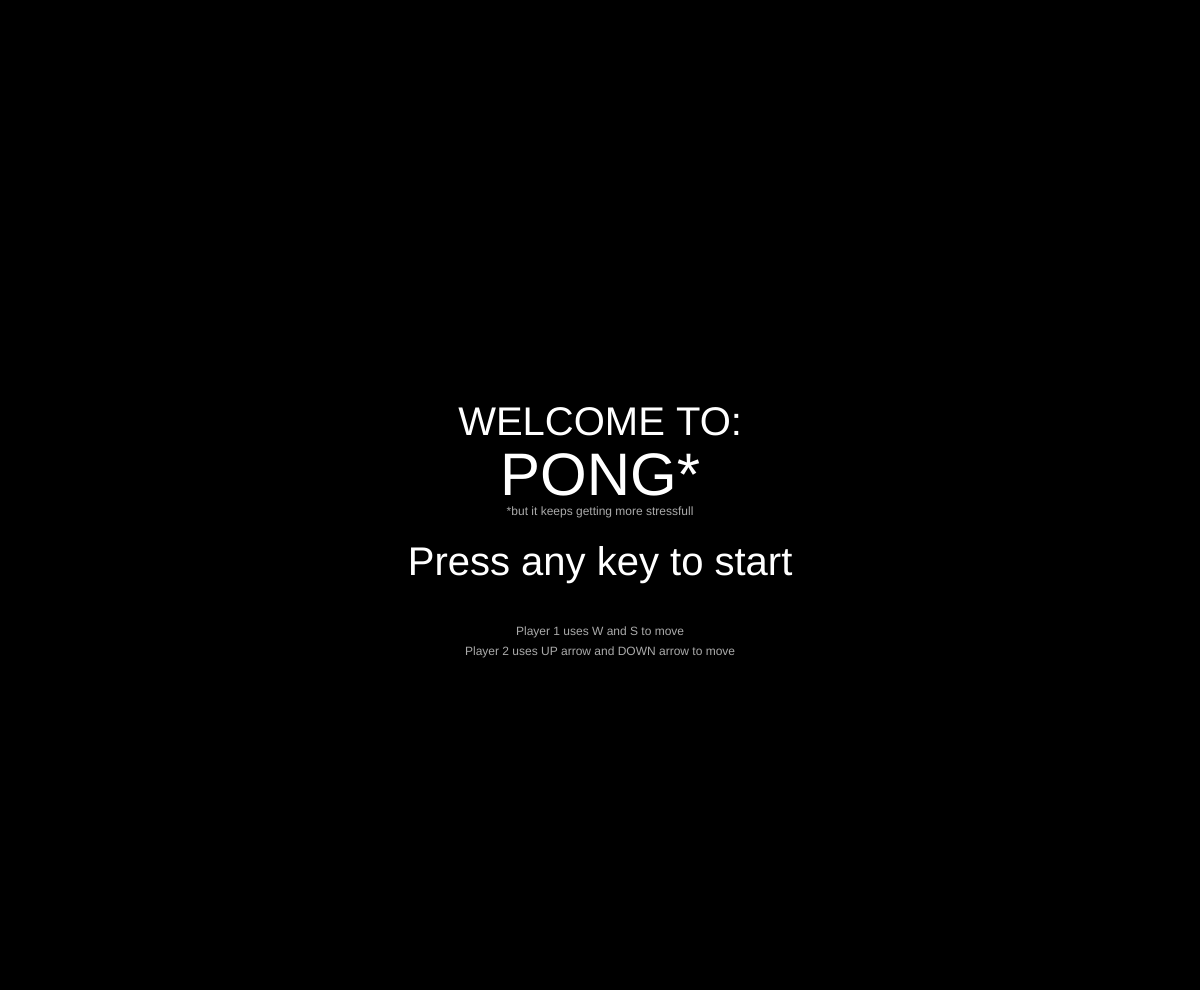
Frame 1 (no input)
Frame 60 (no input): identical to frame 1, image omitted
Frame 120 (the mouse pressed at the canvas centre since frame 60): identical to frame 1, image omitted

The p5.js sketch that drew this single still picture (run headless with seeded random() and noise() and a simulated clock; from frame 60 on, the mouse is pressed at the canvas centre):

// p5.js sketch
// ── sketch.js
var players = [];
var balls = [];
var score_1 = 0;
var score_2 = 0;
var frame;

var start;

function setup() {
  createCanvas(windowWidth,windowHeight - 10);
  textAlign(CENTER);
  rectMode(CENTER);
  players.push(new Player(87,83,20,height/2));
  players.push(new Player(UP_ARROW,DOWN_ARROW,width - 20,height/2));
  balls.push(new Ball(width/2,random(0,height),random(-HALF_PI,HALF_PI)/2));
}

function draw() {
  if(start == true && focused){
    background(0)
    for(var i = 0; i < players.length; i++){
      if(keyIsDown(players[i].key_up)){
        players[i].move_up();
      }
      else if (keyIsDown(players[i].key_down)) {
        players[i].move_down();
      }
      players[i].draw();
    }
    for (var i = 0; i < balls.length; i++) {
      if (balls[i].y < 0 || balls[i].y > height) {
        balls[i].invert()
      }
      for (var u = 0; u < players.length; u++) {
        if ((players[u].x - players[u].w/2) <= balls[i].x && balls[i].x <= (players[u].x + players[u].w/2) && balls[i].y <= players[u].y + players[u].h/2 && balls[i].y >= players[u].y - players[u].h/2) {
          console.log("BOING");
          balls[i].hit(players[u].y,players[u].h);
          console.log("Speed",balls[i].speed);
        }
      }
      balls[i].draw();
      if(balls[i].x < 0){
        score_1 += 1;
        addBall();
        balls.splice(i,1);
        balls.push(new Ball(width/2,random(0,height),random(-HALF_PI,HALF_PI)*7/10));
      }
      if(balls[i].x > width){
        score_2 += 1;
        addBall();
        balls.splice(i,1);
        balls.push(new Ball(width/2,random(0,height),random(-HALF_PI,HALF_PI)*7/10));
      }
    }
    fill(255)
    textSize(30)
    text(score_1,width/2 + 50,40);
    text(score_2,width/2 - 50,40);
    textSize(12);
    text("Speeds:",width/2,20);
    for (var i = 0; i < balls.length; i++){
      text(balls[i].speed,width/2,40 + 20*i);
    }
    stroke(255);
    line(width/2,0,width/2,height);
  }
  else if (!focused && start == true) {
    background(0);
    fill(255);
    textSize(40);
    text("PAUSED",width/2,height/2);
  }
  else{
    background(0);
    fill(255);
    textSize(40);
    text("WELCOME TO:",width/2,height/2 - 60);
    textSize(60);
    text("PONG*",width/2,height/2);
    fill(170);
    textSize(12);
    text("*but it keeps getting more stressfull",width/2,height/2 + 20)
    fill(255);
    textSize(40);
    text("Press any key to start",width/2,height/2 + 80);
    fill(170);
    textSize(12);
    text("Player 1 uses W and S to move",width/2,height/2 + 140)
    text("Player 2 uses UP arrow and DOWN arrow to move",width/2,height/2 + 160)
  }
}

function keyPressed(){
  start = true;
}

function addBall(){
  if((score_1 + score_2) > 0 && (score_1 + score_2)%5 == 0 && balls.length <= 10){
    balls.push(new Ball(width/2,random(0,height),random(-HALF_PI,HALF_PI)*7/10));
  }
}

function windowResized() {
  resizeCanvas(windowWidth, windowHeight);
}

// ── objects.js
function Player(key_up,key_down,x,y){
  this.key_up = key_up;
  this.key_down = key_down;
  this.x = x;
  this.y = y;
  this.w = 20;
  this.h = 100;
  this.speed = 14;
  this.move_up = function(){
    if ((this.y - this.speed - this.h/2) >= 0) {
      this.y -= this.speed
    }
  }
  this.move_down = function(){
    if ((this.y + this.speed + this.h/2) <= height) {
      this.y += this.speed
    }
  }
  this.draw = function(){
    rectMode(CENTER);
    fill(255);
    rect(this.x,this.y,this.w,this.h);
  }
}

function Ball(x,y,direction){
  this.x = x;
  this.y = y;
  this.direction = direction;
  if (random() > 0.5) {
    this.direction = -this.direction + PI;
  }
  this.d = 20;
  this.speed = 10;
  this.speedX = cos(this.direction)*this.speed;
  this.speedY = sin(this.direction)*this.speed;

  this.invert = function(){
    this.direction = -this.direction;
    this.speedX = cos(this.direction)*this.speed;
    this.speedY = sin(this.direction)*this.speed;
  }
  this.hit = function(pY,pH){
    angleMode(RADIANS);
    this.speed += 1;
    this.direction = HALF_PI*7/10 * ((this.y - pY)/(pH/2));
    if(this.x > width/2){
      this.direction = -this.direction + PI;
    }
    this.speedX = cos(this.direction)*this.speed;
    this.speedY = sin(this.direction)*this.speed;
  }
  this.draw = function(){
    this.x += this.speedX;
    this.y += this.speedY;
    fill(255);
    circle(this.x,this.y,this.d);
  }
}
